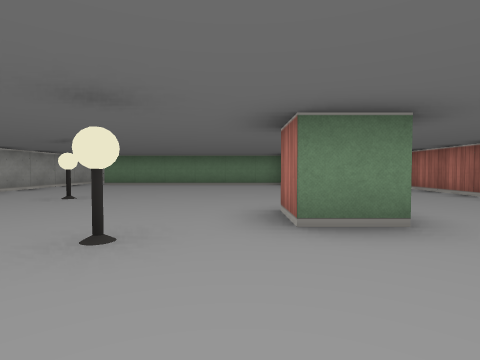
View 1 (above)

16 first-person views from a walk through a cub3D maze. The camera is about half as high as the walls, tilts 2° down and sees 80° across. The floor is counted in squares. Each view is taken from the middle of a square. On the plan, view 1 faces up. The plan holds only what a view shows up to about 9 squares ahead; the rest is blank.

View 2
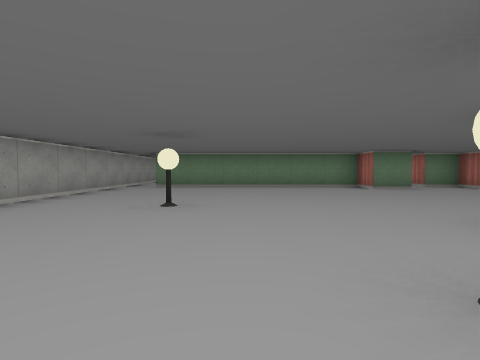

View 3
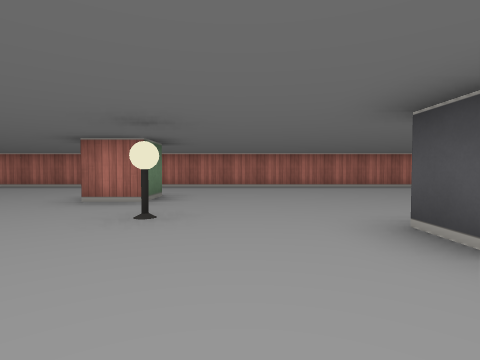

View 4
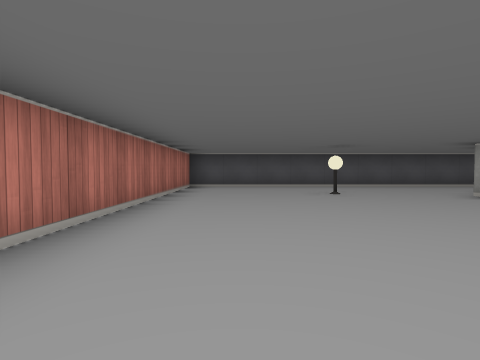

View 5
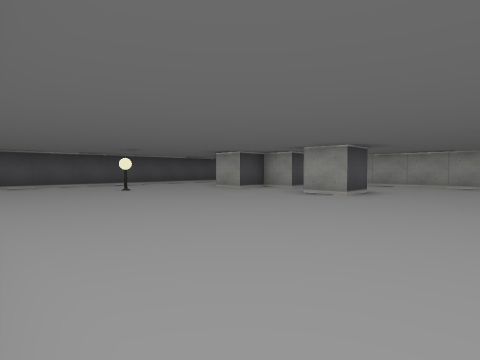

View 6
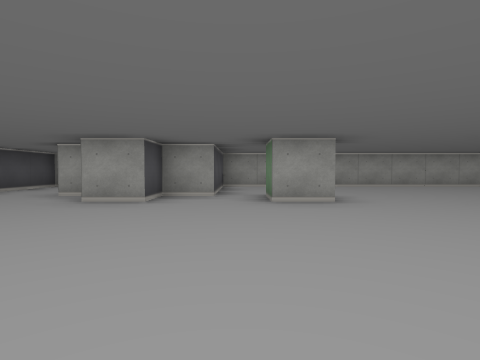

View 7
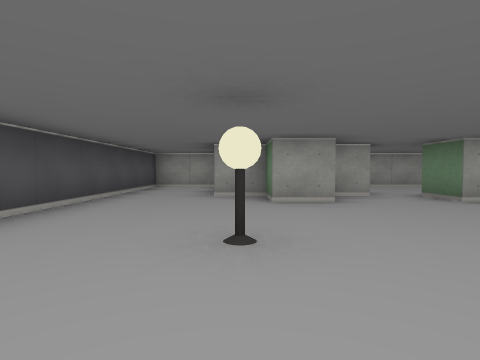

View 8
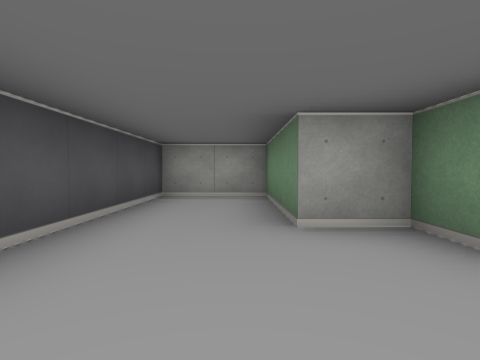

View 9
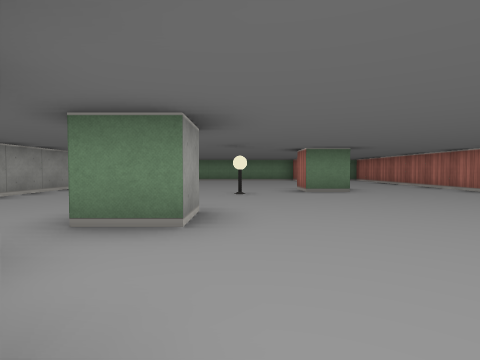

View 10
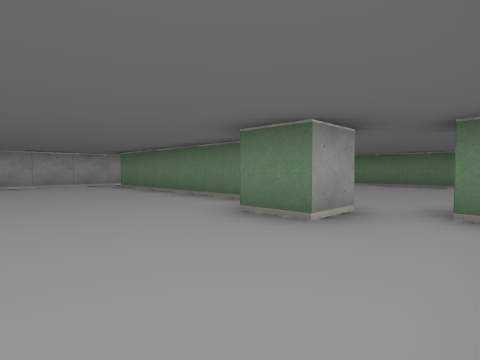

View 11
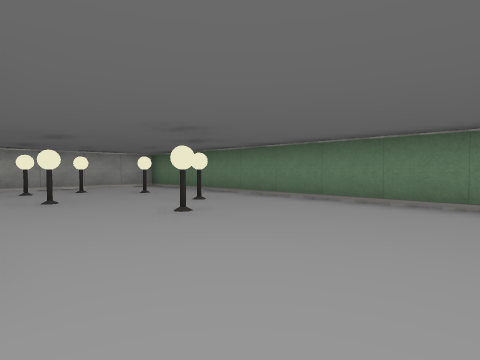

View 12
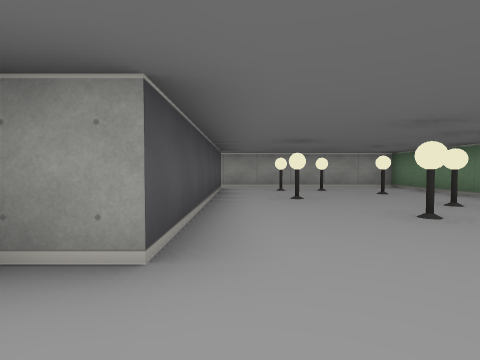

View 13
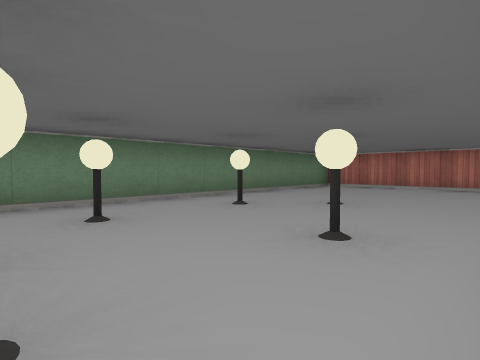

View 14
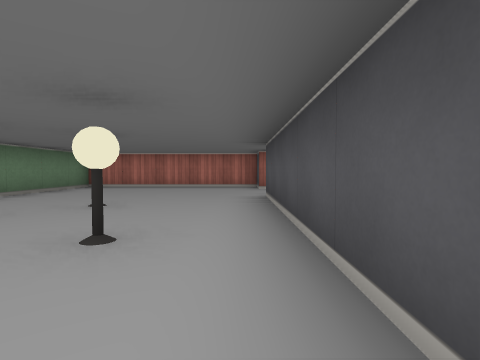

View 15
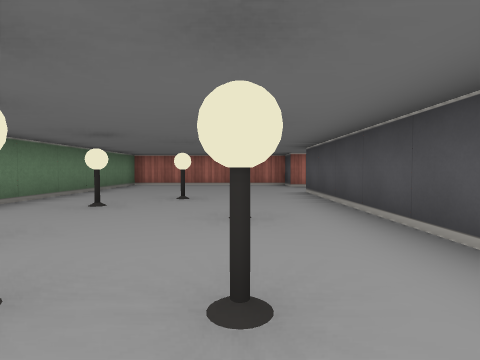

View 16
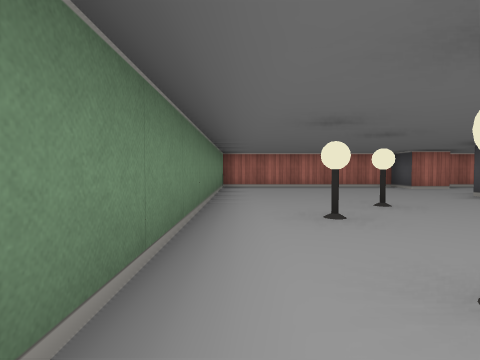

### Floor plan
Points are (right, up) in squares from view 1. A wall is a line through its corners. A room is listed if a view was taken in it or the views show most of it. See-through windows are left out.
Room 1 (views 1, 2, 3, 4, 5, 6, 7, 8, 9, 10)
walls: (1.6, 2.5) (0.5, 2.5) (0.5, 3.5); (-2.6, -0.5) (-1.5, -0.5) (-1.5, -1.5) (-2.5, -1.5); (2.5, 9.6) (2.5, 8.5) (1.5, 8.5) (1.5, 9.5) (-4.5, 9.5); (1.5, 10.5) (1.5, 9.5); (-5.5, 9.5) (-5.5, -2.5) (-2.5, -2.5) (-2.5, -3.5) (-1.5, -3.5) (-1.5, -4.5) (-2.5, -4.5) (-2.5, -5.5) (-5.5, -5.5) (-5.5, -7.5) (4.5, -7.5) (4.5, 9.5) (3.5, 9.5) (3.5, 10.5)
ways out: opening at (-5, 10) to room 2; opening at (3, 11) to room 2
objects: lamp (-3, 5); lamp (-1, 2); lamp (1, -5)
Room 2 (views 11, 12, 13, 14, 15, 16)
walls: (-4.2, 10.5) (1.5, 10.5); (3.5, 10.5) (4.5, 10.5) (4.5, 15.5) (-5.5, 15.5) (-5.5, 9.5)
ways out: opening at (-5, 10) to room 1; opening at (3, 11) to room 1
objects: lamp (-4, 12); lamp (-4, 13); lamp (-3, 14); lamp (-2, 12); lamp (-1, 14); lamp (0, 13)

Positions as (right, up) in squares from view 1, and headings:
1: (0, 0), facing up
2: (-2, 1), facing up
3: (-4, 1), facing right
4: (3, 1), facing down
5: (4, 2), facing down-left
6: (3, -2), facing left
7: (3, -5), facing left
8: (0, -6), facing left
9: (-1, -4), facing up
10: (4, 6), facing up-left
11: (3, 11), facing up-left
12: (3, 11), facing left
13: (-4, 11), facing up-right
14: (-4, 11), facing right
15: (-5, 12), facing right
16: (-4, 15), facing right
